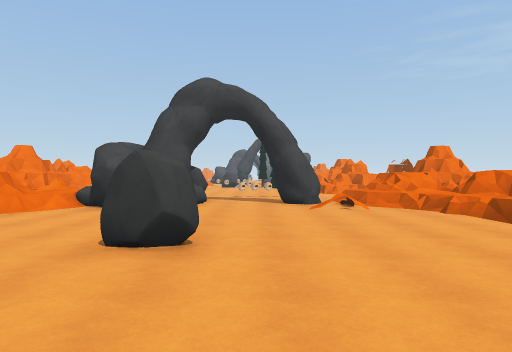
view 1 (above)

20 first-person views from a walk through a scene from a Unity 3-D project. The camera is 1.5 m above the floor, looks level and sees 75° across. The floor is counted in squares, 2 m on a side. Each view is taken from the middle of a square. On the plan, view 1 faces up. The plan holds only what a view shows up to about 11 squares ahead; the rest is blank. The place goes on beyond the plan. Some surface patterns are stand-ins.

view 2
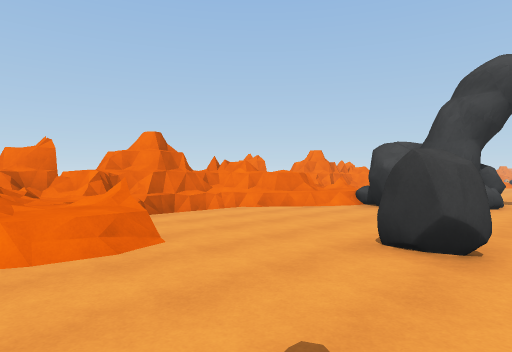

view 3
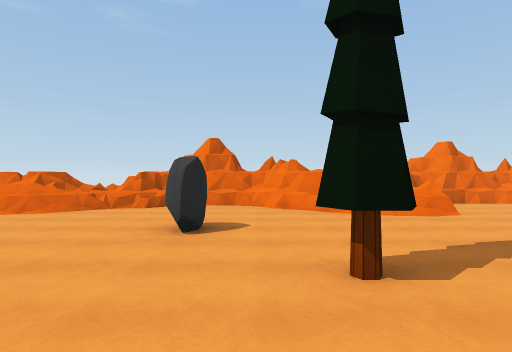

view 4
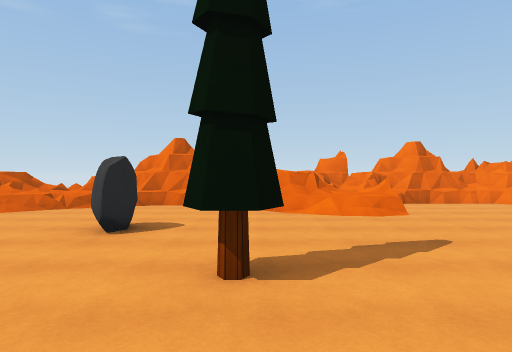

view 5
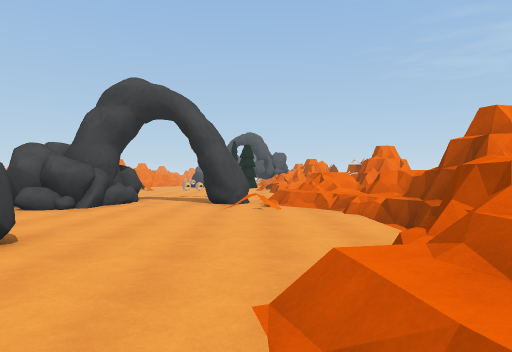

view 6
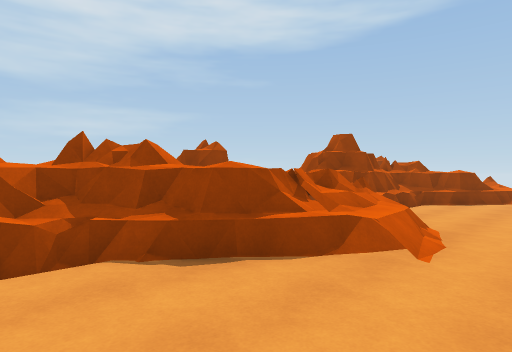

view 7
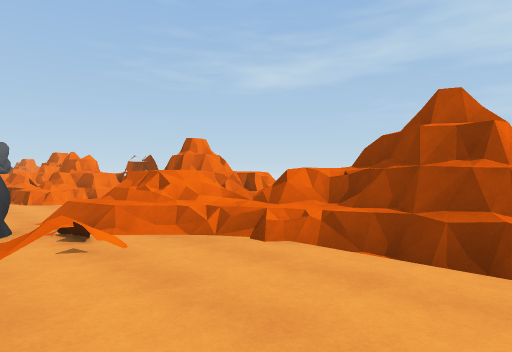

view 8
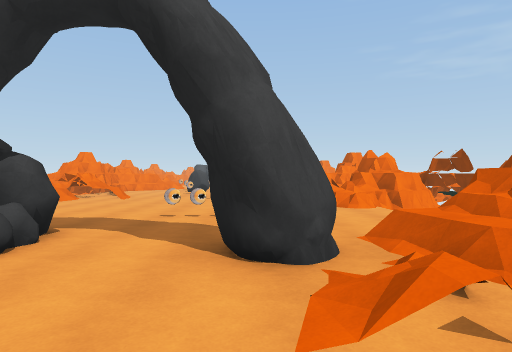

view 9
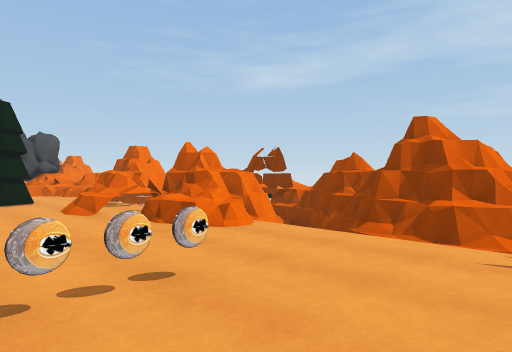

view 10
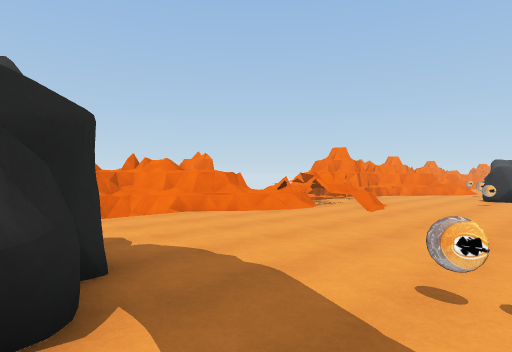

view 11
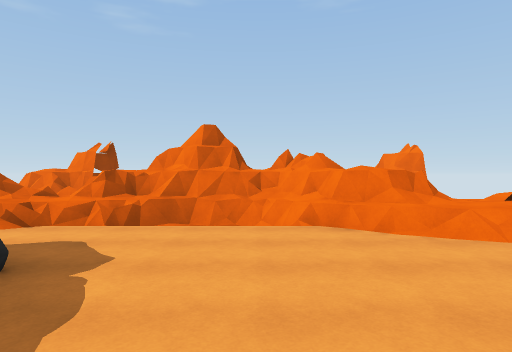

view 12
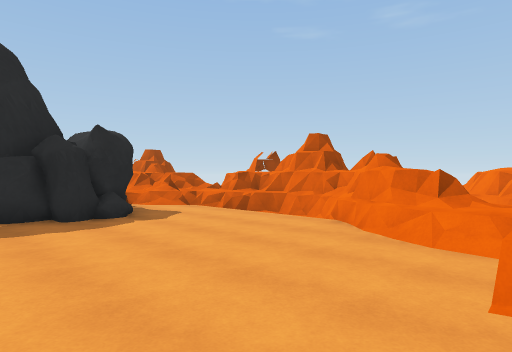

view 13
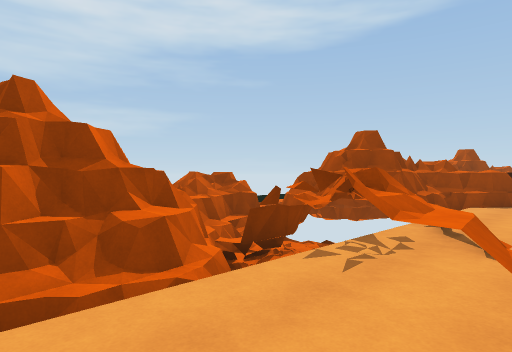

view 14
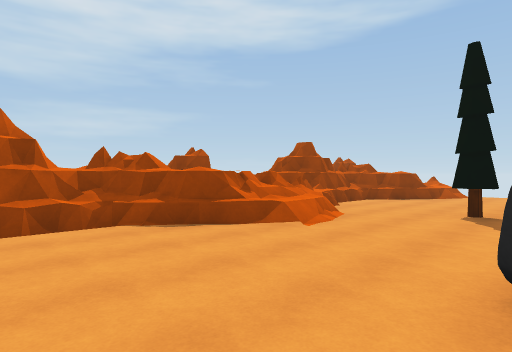

view 15
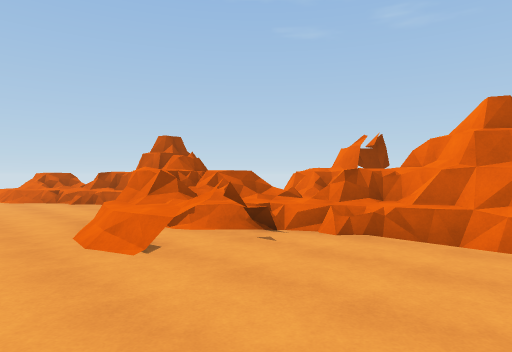

view 16
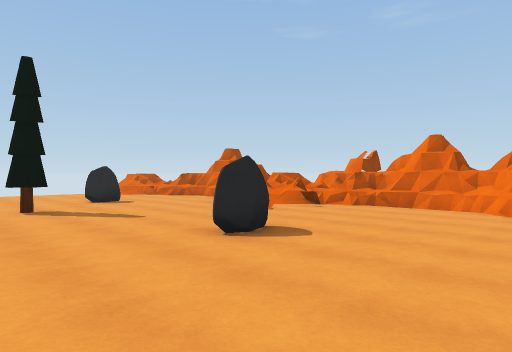

view 17
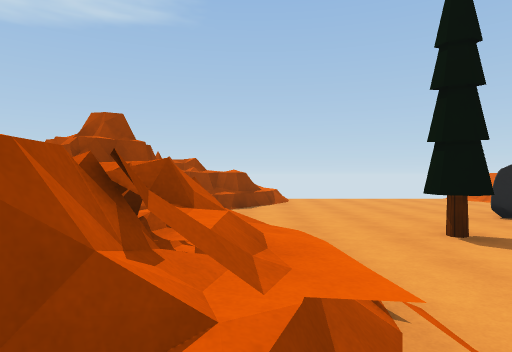

view 18
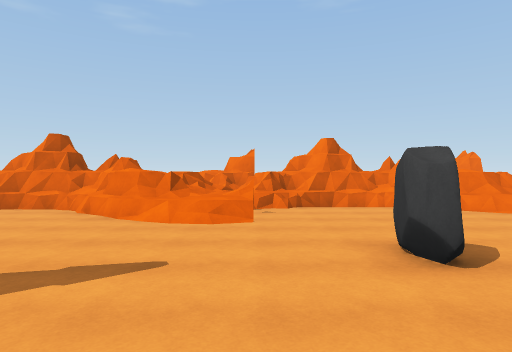

view 19
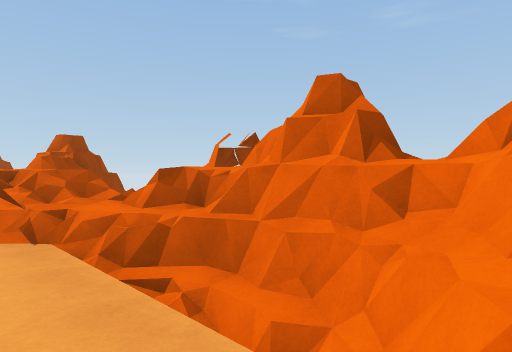

view 20
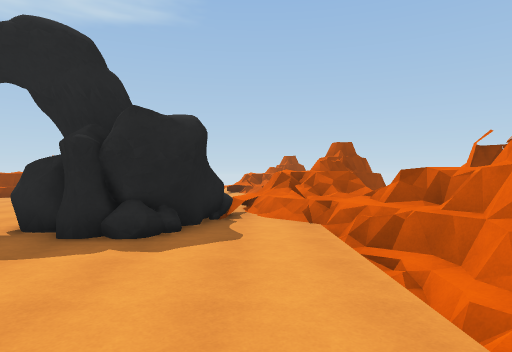

### Floor plan
Key: @ floor where view 1 was taken; # wall or solid block; x gap in a wall; . main floor; : floor 0.5 m higher than the main floor; + floor 0.75 m higher than the main floor; * floor 1 m higher than the main floor; % floor 1.25 m higher than the main floor; & floor 1.5 m higher than the main floor; / step, stairs or slope; = window, fence, low wall or low ledge; ^ raised ledge; v drop or lower ground; R rock; T tree.
Columns run from 9 left of view 1 to 7 right of it. Each row starts with its distance up from view 1.
 17 # vv=/... ..=####
 16 ^  ==.......==^^v
 15 v  #........==vv#
 14  ###........== v#
 13  ##..........vv##
 12  ##/.....##..v=##
 11  ##///#......v=##
 10  ^=/.###..../xv##
  9 #v*#####..#//=vvv
  8 ^v ==###...//==vv
  7 v  ##........#^^v
  6  ###.........=##^
  5 ###..........=###
  4 ###=....R..../##v
  3 ##^=......../## v
  2 ##^###...../==
  1 #^:=#=.....//=  #
  0  ^ %==...@..==  =
 -1    ##....T...=^=
 -2    #.........=##
 -3    #...R...../#
 -4   ##/........^#
 -5    ^/........##
 -6    +//......##
 -7     &/......=
 -8            .x

Where each view was taken, in squares from view 1:
view 1: 0 up, 0 right, facing up
view 2: 0 up, 0 right, facing up-left
view 3: 2 down, 3 right, facing left
view 4: 1 down, 3 right, facing left
view 5: 0 up, 2 right, facing up
view 6: 5 up, 1 right, facing down-right
view 7: 4 up, 1 right, facing up-right
view 8: 6 up, 1 right, facing up
view 9: 10 up, 0 right, facing up-right
view 10: 10 up, 0 right, facing up-left
view 11: 13 up, 1 left, facing left
view 12: 17 up, 1 left, facing down-left
view 13: 13 up, 2 right, facing down-right
view 14: 6 up, 1 left, facing down-right
view 15: 5 up, 2 left, facing down-left
view 16: 7 up, 2 right, facing down-left
view 17: 3 up, 3 right, facing down
view 18: 2 up, 2 right, facing left
view 19: 14 up, 5 left, facing down-left
view 20: 15 up, 5 left, facing down
